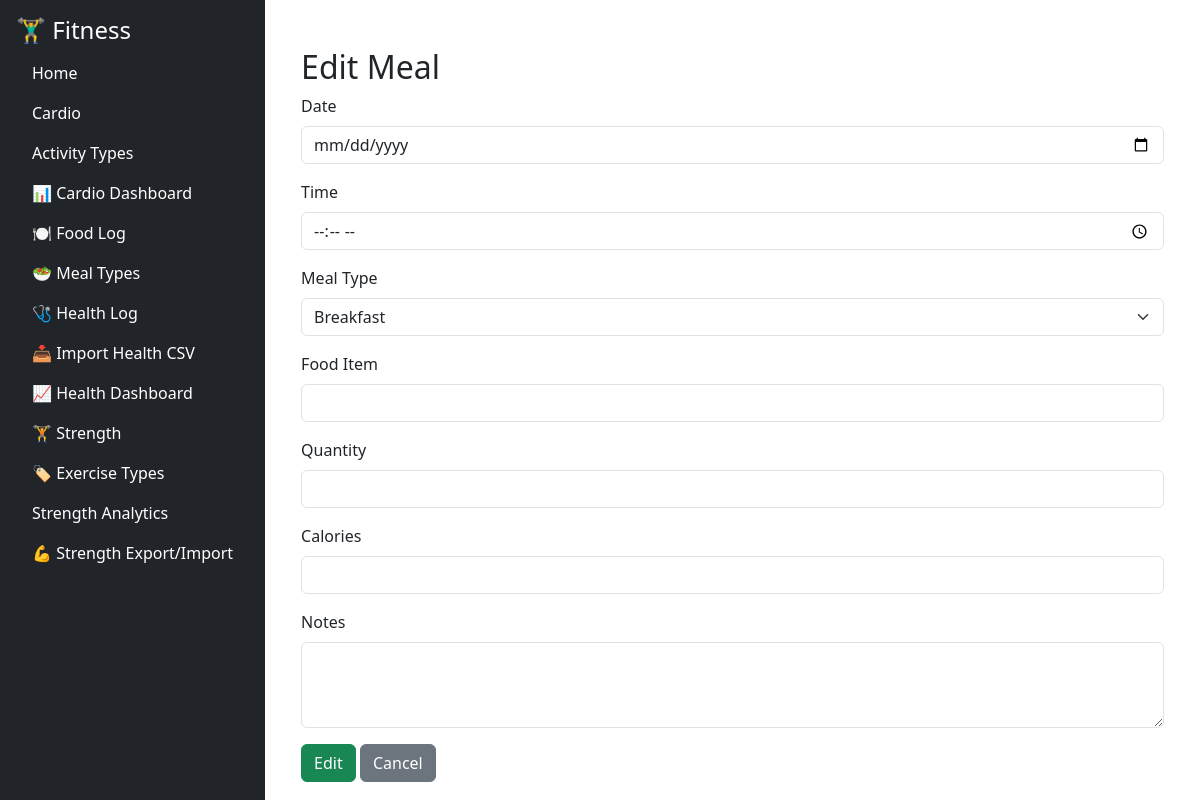
Page /food/food/edit/13 on the earlier database version.
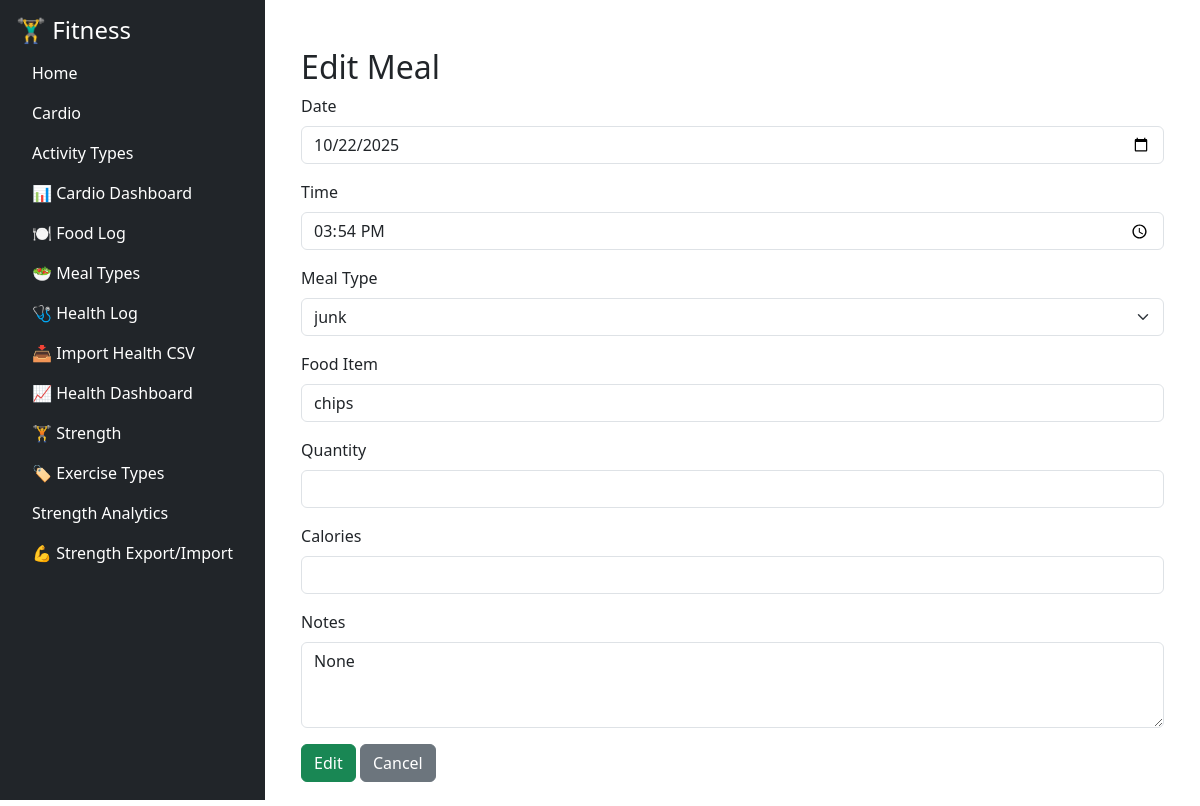
Same page on the later database version.
### tables this page shows
CREATE TABLE food_log (
            id INTEGER PRIMARY KEY AUTOINCREMENT,
            date TEXT NOT NULL,
            time TEXT,
            meal_type_id INTEGER NOT NULL,
            food_item TEXT NOT NULL,
            quantity TEXT,
            calories INTEGER,
            notes TEXT,
            FOREIGN KEY (meal_type_id) REFERENCES meal_types(id)
        );

CREATE TABLE meal_types (
            id INTEGER PRIMARY KEY AUTOINCREMENT,
            name TEXT NOT NULL UNIQUE
        );

### fitness/food/routes/food_routes.py (the view, shortened to what this page needs)
@food_bp.route('/food/edit/<int:id>', methods=['GET', 'POST'])
def edit_food(id):
    conn = get_connection()
    meal_types = conn.execute("SELECT * FROM meal_types ORDER BY name").fetchall()
    food = conn.execute("SELECT * FROM food_log WHERE id=?", (id,)).fetchone()
    conn.close()
    return render_template('food_form.html', action="Edit", food=food, meal_types=meal_types)

### fitness/db/db.py (called while the page is built)
def get_connection():
    conn = sqlite3.connect(DB_PATH)
    conn.row_factory = sqlite3.Row
    return conn

### fitness/food/templates/food_form.html
{% extends "base.html" %}
{% block content %}
<div class="container mt-4">
  <h2>{{ action }} Meal</h2>
  <form method="POST">
    <div class="mb-3">
      <label class="form-label">Date</label>
      <input type="date" name="date" class="form-control" required
             value="{{ food['date'] if food else '' }}">
    </div>
    <div class="mb-3">
      <label class="form-label">Time</label>
      <input type="time" name="time" class="form-control"
             value="{{ food['time'] if food else '' }}">
    </div>
    <div class="mb-3">
      <label class="form-label">Meal Type</label>
      <select name="meal_type_id" class="form-select" required>
        {% for m in meal_types %}
        <option value="{{ m['id'] }}" {% if food and food['meal_type_id']==m['id'] %}selected{% endif %}>
          {{ m['name'] }}
        </option>
        {% endfor %}
      </select>
    </div>
    <div class="mb-3">
      <label class="form-label">Food Item</label>
      <input type="text" name="food_item" class="form-control" required
             value="{{ food['food_item'] if food else '' }}">
    </div>
    <div class="mb-3">
      <label class="form-label">Quantity</label>
      <input type="text" name="quantity" class="form-control"
             value="{{ food['quantity'] if food else '' }}">
    </div>
    <div class="mb-3">
      <label class="form-label">Calories</label>
      <input type="number" name="calories" class="form-control"
             value="{{ food['calories'] if food else '' }}">
    </div>
    <div class="mb-3">
      <label class="form-label">Notes</label>
      <textarea name="notes" class="form-control" rows="3">{{ food['notes'] if food else '' }}</textarea>
    </div>
    <button type="submit" class="btn btn-success">{{ action }}</button>
    <a href="{{ url_for('food_bp.food_list') }}" class="btn btn-secondary">Cancel</a>
  </form>
</div>
{% endblock %}

Differences in the rows shown:
added food_log: date "10/22/2025", time "15:54", meal_type_id "junk", food_item "chips"
Other differences:
form field notes: (not shown) → "None"
form field meal_type_id: "Breakfast" → (not shown)
